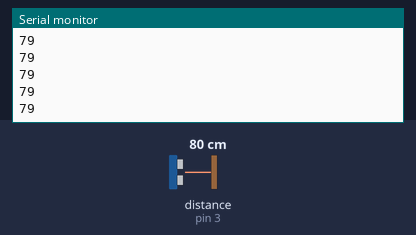
Simulated run of this sketch. Board: Arduino Uno, built with avr-gcc and run on an emulated ATmega328P. Shown: the last lines printed to the serial monitor. Wiring (inferred from the names in the program): ultrasonic range finder: trigger pin 2; echo pin 3. Inputs (shaded band) come from the test bench; at power-on: distance to the obstacle (sensor on pin 3) 80 cm. The echo pulse lasts 58.3 µs per cm.

Above: at 1.2 s.
1.3 s: distance to the obstacle (sensor on pin 3) set to 2 cm
At 1.37 s:
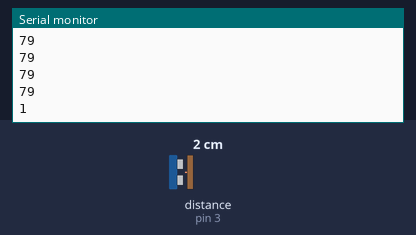
2.8 s: distance to the obstacle (sensor on pin 3) set to 4 cm
At 2.89 s:
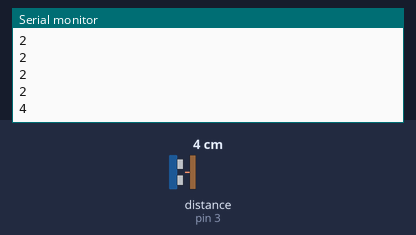
Timing chart, 0 to 5.8 s (numbered marks = the images above; inputs shaded):
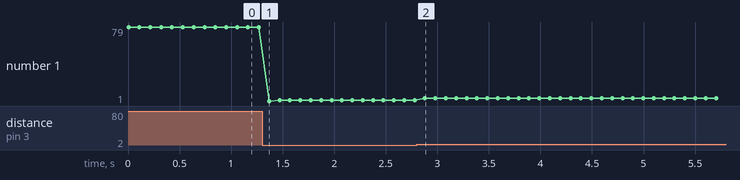

The sketch:

rangefinder.ino
```cpp
const int trigPin = 2;
const int echoPin = 3;
float duration, distance;
void setup() {
  pinMode(trigPin, OUTPUT);
  pinMode(echoPin, INPUT);
  Serial.begin(9600);
}

void loop() {
  digitalWrite(trigPin, LOW);
  delayMicroseconds(2);
  digitalWrite(trigPin, HIGH);
  delayMicroseconds(10);
  digitalWrite(trigPin, LOW);
  duration = pulseIn(echoPin, HIGH);
  distance = (duration*.0343)/2;
  Serial.println(int(distance));
  delay(100);
}
```

Measured:
- after the input at 1.3 s, the serial monitor: prints a new line after 0.07 s (image 1)
- after the input at 2.8 s, the serial monitor: prints a new line after 0.08 s (image 2)
- plotted number 1: 79 → 2 after the input at 1.3 s, 2 → 4 after the input at 2.8 s
